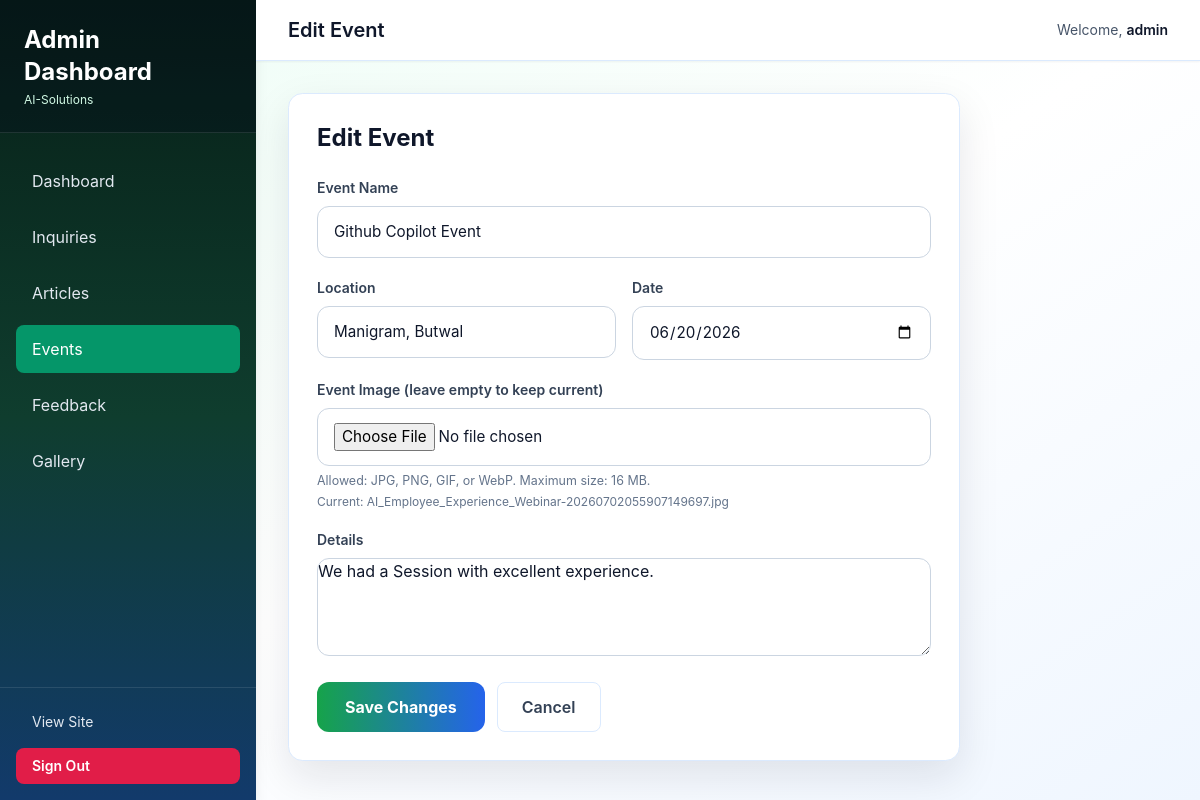
Page /admin/events/5/edit (signed in) on the committed database.
### models/__init__.py (models this page shows)
class Event(db.Model):
    __tablename__ = "events"
    id = db.Column(db.Integer, primary_key=True)
    name = db.Column(db.String(180), nullable=False)
    location = db.Column(db.String(200), nullable=False)
    date = db.Column(db.String(80), nullable=False)
    details = db.Column(db.Text, nullable=True)
    image_filename = db.Column(db.String(200), nullable=True)
    created_at = db.Column(db.DateTime, default=lambda: datetime.now(UTC))
    gallery_items = db.relationship(
        "GalleryItem",
        back_populates="event",
        cascade="all, delete-orphan",
        order_by="GalleryItem.created_at.desc()",
    )

### routes/admin.py (the view, shortened to what this page needs)
@admin_bp.route("/events/<int:event_id>/edit", methods=["GET", "POST"])
@login_required
def edit_event(event_id):
    event = Event.query.get_or_404(event_id)
    return render_template("admin/edit_event.html", event=event)

### routes/admin.py (called while the page is built)
def login_required(view):
    @wraps(view)
    def wrapped_view(**kwargs):
        if not session.get("admin_authenticated"):
            flash("Please sign in to access the admin dashboard.", "warning")
            return redirect(url_for("admin.login"))
        return view(**kwargs)
    wrapped_view.__name__ = view.__name__
    return wrapped_view

### templates/admin/edit_event.html (shortened to what this page needs)
{% extends 'admin_base.html' %}
{% block page_title %}Edit Event{% endblock %}
{% block content %}
<div class="max-w-2xl">
    <div class="admin-card">
        <h2 class="text-2xl font-bold text-slate-900 mb-6">Edit Event</h2>
        <form method="post" enctype="multipart/form-data" class="space-y-5" data-live-validate>
            <div>
                <label class="block text-sm font-semibold text-slate-700 mb-2">Event Name</label>
                <input type="text" name="name" value="{{ event.name }}" class="w-full" required maxlength="160" />
            </div>
            <div class="grid grid-cols-1 md:grid-cols-2 gap-4">
                <div>
                    <label class="block text-sm font-semibold text-slate-700 mb-2">Location</label>
                    <input type="text" name="location" value="{{ event.location }}" class="w-full" required maxlength="160" />
                </div>
                <div>
                    <label class="block text-sm font-semibold text-slate-700 mb-2">Date</label>
                    <input type="date" name="date" value="{{ event.date }}" class="w-full" required />
                </div>
            </div>
            <div>
                <label class="block text-sm font-semibold text-slate-700 mb-2">Event Image (leave empty to keep current)</label>
                <input type="file" name="image" accept="image/jpeg,image/png,image/gif,image/webp" class="w-full" data-max-size-mb="16" />
                <p class="field-hint">Allowed: JPG, PNG, GIF, or WebP. Maximum size: 16 MB.</p>
                {% if event.image_filename %}
                <p class="text-xs text-slate-500 mt-1">Current: {{ event.image_filename }}</p>
                {% endif %}
            </div>
            <div>
                <label class="block text-sm font-semibold text-slate-700 mb-2">Details</label>
                <textarea name="details" class="w-full" rows="4" maxlength="1200">{{ event.details }}</textarea>
            </div>
            <div class="flex gap-3">
                <button type="submit" class="px-6 py-3 bg-gradient-to-r from-emerald-500 to-blue-600 text-white rounded-lg font-semibold hover:shadow-lg">Save Changes</button>
                <a href="{{ url_for('admin.manage_events') }}" class="px-6 py-3 border border-slate-300 rounded-lg text-slate-700 font-semibold hover:bg-slate-50">Cancel</a>
            </div>
        </form>
    </div>
</div>
{% endblock %}

### static/css/admin.css (style rules this page uses)
:root { --admin-green: #16a34a; --admin-green-dark: #166534; --admin-blue: #2563eb; --admin-ink: #0f172a; --admin-muted: #475569; --admin-line: #dbeafe; --admin-bg: #f4fbf8; --admin-card: #ffffff; }
body { font-family: -apple-system, BlinkMacSystemFont, "Segoe UI", Roboto, "Helvetica Neue", Arial, sans-serif; color: var(--admin-ink); background: radial-gradient(circle at top left, rgba(34, 197, 94, 0.14), transparent 26%), radial-gradient(circle at bottom right, rgba(37, 99, 235, 0.12), transparent 24%), linear-gradient(135deg, #f8fffb 0%, #eef7ff 100%); }
button, input, select, textarea { font: inherit; }
* { transition: background-color 150ms ease, border-color 150ms ease, color 150ms ease, box-shadow 150ms ease; }
.text-slate-900 { color: var(--admin-ink) !important; }
.text-slate-700 { color: #334155 !important; }
.text-slate-500 { color: #64748b !important; }
.border-slate-200, .border-slate-300 { border-color: var(--admin-line) !important; }
.admin-card { background: var(--admin-card); border: 1px solid var(--admin-line); border-radius: 0.9rem; box-shadow: 0 16px 42px rgba(15, 23, 42, 0.10); padding: 1.75rem; }
input[type="text"], input[type="email"], input[type="date"], input[type="password"], input[type="number"], input[type="file"], textarea, select { width: 100%; background: #ffffff; border: 1px solid #cbd5e1; border-radius: 0.75rem; padding: 0.85rem 1rem; font-size: 0.95rem; color: var(--admin-ink); }
button[type="submit"] { background: linear-gradient(90deg, var(--admin-green), var(--admin-blue)); color: white; border: none; padding: 0.75rem 1.75rem; border-radius: 0.75rem; font-weight: 700; cursor: pointer; }
.grid-cols-1 { grid-template-columns: repeat(1, minmax(0, 1fr)); }
.field-hint { color: #64748b; font-size: 0.78rem; margin-top: 0.35rem; }

### rows in the picture
Event: name "Github Copilot Event", location "Manigram, Butwal", date "06/20/2026", image_filename "AI_Employee_Experience_Webinar-20260702055907149697.jpg", details "We had a Session with excellent experience."

### other values in the picture
{{ session.get('admin_username', 'Admin') }} "admin"
